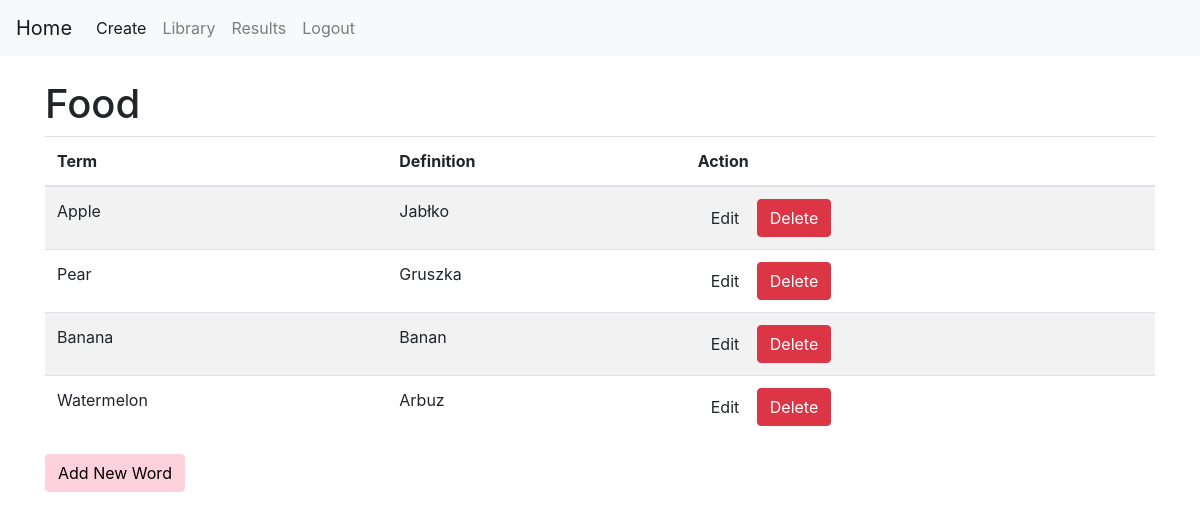
The page /edit_quiz/6 (signed in) on the database its author committed.
### tables this page shows
CREATE TABLE quizzes (
        quiz_id INTEGER PRIMARY KEY AUTOINCREMENT,
        quiz_name TEXT NOT NULL,
        user_id INTEGER NOT NULL
        );

CREATE TABLE vocabulary (
        word_id INTEGER PRIMARY KEY AUTOINCREMENT,
        quiz_id INTEGER NOT NULL,
        term TEXT NOT NULL,
        definition TEXT NOT NULL
        );

### flask-project/app.py (the view)
@app.route("/edit_quiz/<int:quiz_id>")
def edit_quiz(quiz_id):
    if "user_id" not in session:
        return redirect("/login")
    connection = sqlite3.connect(DATABASE)
    cursor = connection.cursor()
    cursor.execute(
        """
        SELECT quiz_name
        FROM quizzes
        WHERE quiz_id = ? AND user_id = ?
        """,
        (quiz_id, session["user_id"])
    )
    quiz = cursor.fetchone()
    if not quiz:
        connection.close()
        return redirect("/library")
    quiz_name = quiz[0]
    cursor.execute(
        """
        SELECT word_id, term, definition
        FROM vocabulary
        WHERE quiz_id = ?
        """,
        (quiz_id,)
    )
    words = cursor.fetchall()
    connection.close()
    return render_template(
        "edit_quiz.html",
        words=words,
        quiz_id=quiz_id,
        quiz_name=quiz_name
    )

### flask-project/templates/edit_quiz.html (shortened to what this page needs)
{% extends "base.html" %}
{% block content %}
<h1>{{ quiz_name }}</h1>
<table class="table table-striped">
    <thead>
        <tr>
            <th>Term</th>
            <th>Definition</th>
            <th>Action</th>
        </tr>
    </thead>
    <tbody>
    {% for word in words %}
        <tr>
            <td>{{ word[1] }}</td>
            <td>{{ word[2] }}</td>
            <td>
                <a href="/edit_word/{{ word[0] }}"
                   class="btn btn-lightblue">
                    Edit
                </a>
                <form action="/delete_word/{{ word[0] }}" method="POST"
                    style="display: inline;">
                    <button type="submit" class="btn btn-danger">
                        Delete
                    </button>
                </form>
            </td>
        </tr>
    {% endfor %}
    </tbody>
</table>
<a href="/add_word/{{ quiz_id }}"
   class="btn btn-pink">
    Add New Word
</a>
{% endblock %}

### flask-project/templates/base.html (style rules this page uses)
.btn-pink { background-color: #ffd1dc; color: black; border: 1px solid #ffd1dc; }

### rows shown on the page
quizzes: quiz_name "Food"
vocabulary: term "Apple", definition "Jabłko"
vocabulary: term "Pear", definition "Gruszka"
vocabulary: term "Banana", definition "Banan"
vocabulary: term "Watermelon", definition "Arbuz"
